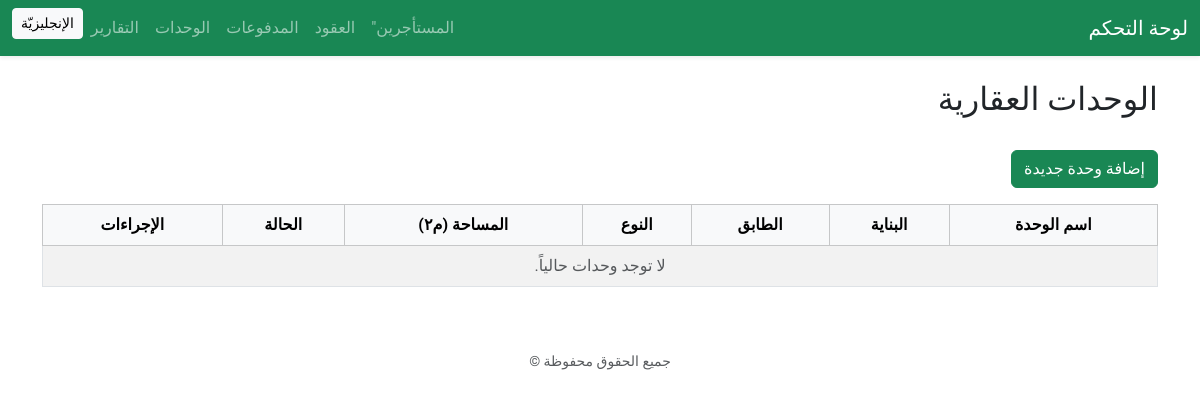
Page /buildings/ on the earlier database version.
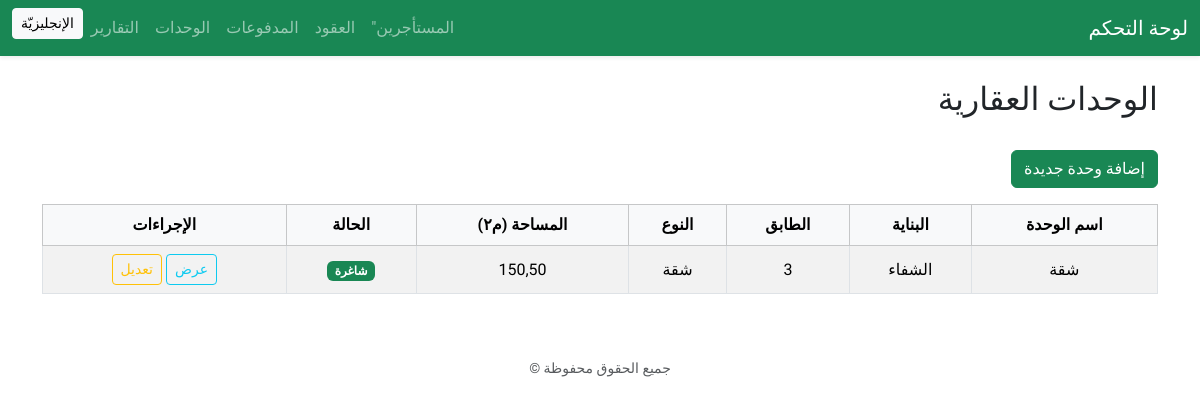
Same page on the later database version.
### buildings/models.py (models this page shows, shortened)
class Unit(models.Model):
  name = models.CharField(
    max_length=100,
    verbose_name=_('اسم الوحدة')
  )
  floor = models.IntegerField(
    verbose_name=_('رقم الطابق')
  )
  building_name = models.CharField(
    max_length=255,
    verbose_name=_('اسم البناية')
  )
  type = models.CharField(
    max_length=4,
    choices=UnitType.choices,
    verbose_name=_('نوع الوحدة')
  )
  is_occupied = models.BooleanField(
    default=False,
    verbose_name=_('هل الوحدة مشغولة؟')
  )
  is_furnished = models.BooleanField(
    default=False,
    verbose_name=_('هل مؤثثة؟')
  )
  area = models.DecimalField(
    max_digits=7,
    decimal_places=2,
    verbose_name=_('المساحة (م2)')
  )
  coordinates = models.CharField(
    max_length=100,
    blank=True,
    null=True,
    verbose_name=_('الإحداثيات')
  )
  class Meta:
    verbose_name = _("وحدة عقارية")
    verbose_name_plural = _("الوحدات العقارية")

### buildings/views.py (the view)
# urls.py: path('', views.unit_list, name='list'),
def unit_list(request):
  units = Unit.objects.all()
  return render(request, 'buildings/unit_list.html', {'units': units})

### templates/buildings/unit_list.html (shortened to what this page needs)
{% extends "base.html" %}
{% load i18n %}
{% block content %}
<div class="d-flex justify-content-between align-items-center mb-4">
  <h2>{% trans "الوحدات العقارية" %}</h2>
</div>
<a href="{% url 'buildings:add' %}" class="btn btn-success mb-3">
  {% trans "إضافة وحدة جديدة" %}
</a>
<div class="table-responsive">
<table class="table table-bordered table-striped align-middle text-center">
  <thead class="table-light">
    <tr>
      <th>{% trans "اسم الوحدة" %}</th>
      <th>{% trans "البناية" %}</th>
      <th>{% trans "الطابق" %}</th>
      <th>{% trans "النوع" %}</th>
      <th>{% trans "المساحة (م٢)" %}</th>
      <th>{% trans "الحالة" %}</th>
      <th>{% trans "الإجراءات" %}</th>
    </tr>
  </thead>
  <tbody>
    {% for unit in units %}
    <tr>
      <td>{{ unit.name }}</td>
      <td>{{ unit.building_name }}</td>
      <td>{{ unit.floor }}</td>
      <td>{{ unit.get_type_display }}</td>
      <td>{{ unit.area }}</td>
      <td>
        {% if unit.is_occupied %}
        <span class="badge bg-danger">{% trans "مشغولة" %}</span>
        {% else %}
        <span class="badge bg-success">{% trans "شاغرة" %}</span>
        {% endif %}
      </td>
      <td>
        <a href="{% url 'buildings:detail' unit.pk %}" class="btn btn-sm btn-outline-info">
          {% trans "عرض" %}
        </a>
        <a href="{% url 'buildings:edit' unit.pk %}" class="btn btn-sm btn-outline-warning">
          {% trans "تعديل" %}
        </a>
      </td>
    </tr>
    {% empty %}
    <tr>
      <td colspan="7" class="text-muted">
        {% trans "لا توجد وحدات حالياً." %}
      </td>
    </tr>
    {% endfor %}
  </tbody>
</table>
{% endblock %}

Differences in the rows shown:
added Unit: name "شقة", building_name "الشفاء", floor "3", type "شقة", area "150,50"
Other differences:
text no longer shown: "لا توجد وحدات حالياً."
